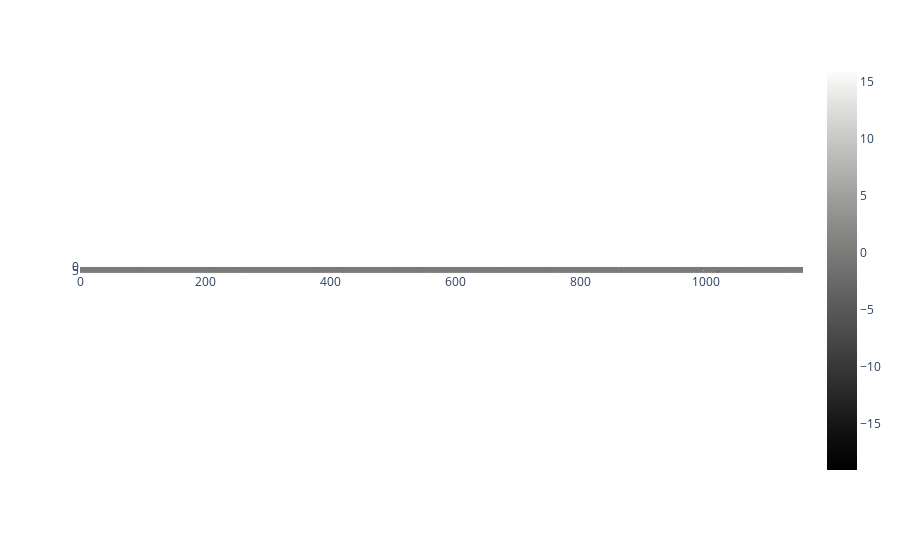

This figure's notebook cell:
### Code cell
pred_diff = ov_res_finetune[all_finetune_cats] - ov_res_baseline[all_finetune_cats]
fig = px.imshow(pred_diff.numpy(), color_continuous_scale='gray')
fig.show()

### Figure 1 — Plotly figure (JSON) as saved in the notebook; plotly's stock layout.template omitted (floating-point values rounded to 4 significant figures; data arrays with more than 128 entries replaced by an {"elided": "..."} marker saying what was removed)
{"data": [{"coloraxis": "coloraxis", "hovertemplate": "x: %{x}<br>y: %{y}<br>color: %{z}<extra></extra>", "name": "0", "type": "heatmap", "xaxis": "x", "yaxis": "y", "z": {"elided": "10x1156 int values"}}], "layout": {"coloraxis": {"colorscale": [[0, "rgb(0, 0, 0)"], [0.09091, "rgb(16, 16, 16)"], [0.1818, "rgb(38, 38, 38)"], [0.2727, "rgb(59, 59, 59)"], [0.3636, "rgb(81, 80, 80)"], [0.4545, "rgb(102, 101, 101)"], [0.5455, "rgb(124, 123, 122)"], [0.6364, "rgb(146, 146, 145)"], [0.7273, "rgb(171, 171, 170)"], [0.8182, "rgb(197, 197, 195)"], [0.9091, "rgb(224, 224, 223)"], [1, "rgb(254, 254, 253)"]]}, "margin": {"t": 60}, "xaxis": {"anchor": "y", "constrain": "domain", "domain": [0, 1], "scaleanchor": "y"}, "yaxis": {"anchor": "x", "autorange": "reversed", "constrain": "domain", "domain": [0, 1]}}}
